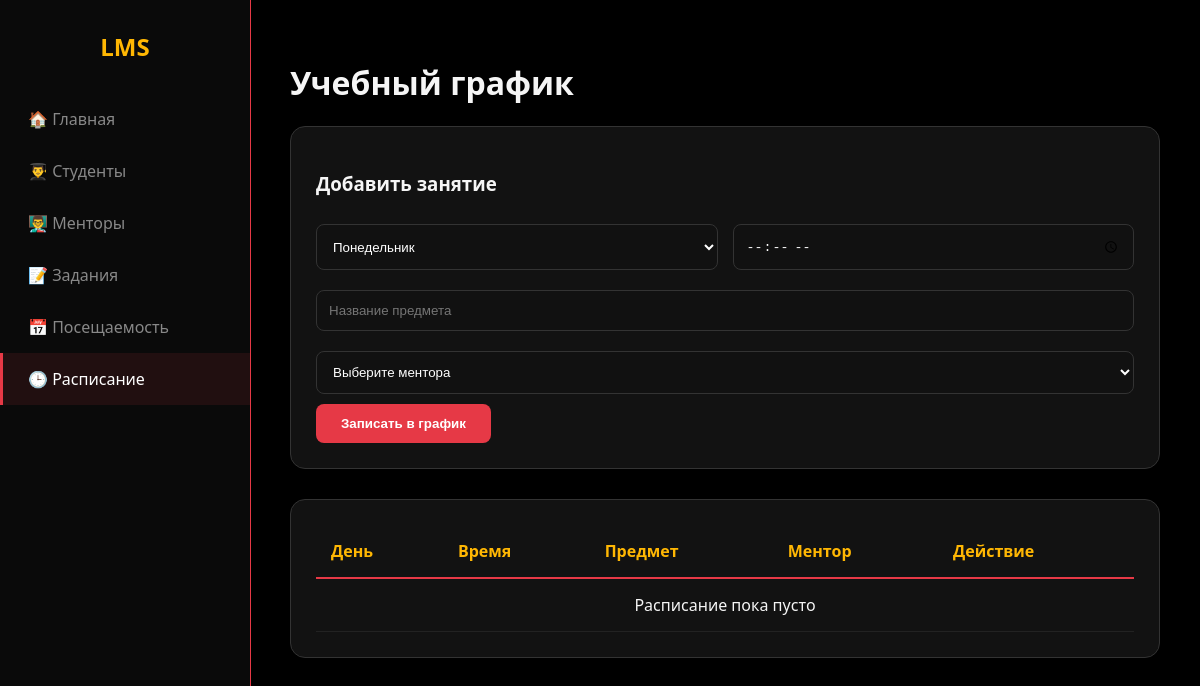
Page /lms/schedule/ on the earlier database version.
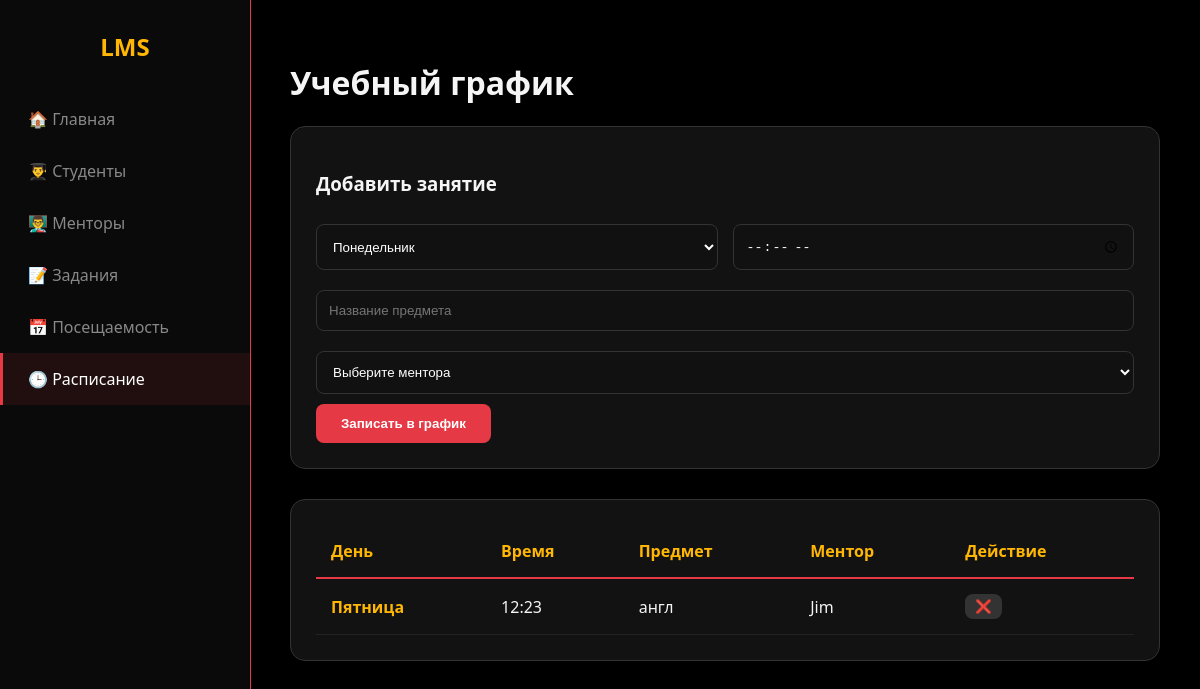
Same page on the later database version.
### lms/models.py (models this page shows, shortened)
class Schedule(models.Model):
    DAYS = [
        ('ПН', 'Понедельник'), ('ВТ', 'Вторник'), ('СР', 'Среда'),
        ('ЧТ', 'Четверг'), ('ПТ', 'Пятница'), ('СБ', 'Суббота'),
    ]
    day = models.CharField(max_length=2, choices=DAYS)
    time = models.TimeField()
    subject = models.TextField(max_length=50)
    mentor = models.ForeignKey(Mentor, on_delete=models.CASCADE)

class Mentor(models.Model):
    first_name = models.TextField(max_length=20)
    last_name = models.TextField(max_length=20)
    phone_number = models.IntegerField()
    avatar = models.ImageField(upload_to='media/')
    is_mentor = models.BooleanField(default=True)

### lms/views.py (the view, shortened to what this page needs)
# urls.py: path('schedule/', views.schedule_view, name='schedule'),
def schedule_view(request):
    if request.method == 'POST' and 'delete_id' in request.POST:
        pk = request.POST.get('delete_id')
        item = get_object_or_404(Schedule, pk=pk)
        item.delete()
        return redirect('schedule')
    context = {
        'schedules': Schedule.objects.all().order_by('time'),
        'mentors': Mentor.objects.all(),
    }
    return render(request, 'schedule.html', context)

### lms/templates/schedule.html (shortened to what this page needs)
<!DOCTYPE html>
<html lang="ru">
<head>
</head>
<body>
    <div class="area"><ul class="circles"><li></li><li></li><li></li></ul></div>
    <div class="sidebar">
        <h2>LMS</h2>
        <a href="{% url 'home' %}">🏠 Главная</a>
        <a href="{% url 'student' %}">👨‍🎓 Студенты</a>
        <a href="{% url 'mentor' %}">👨‍🏫 Менторы</a>
        <a href="{% url 'task' %}">📝 Задания</a>
        <a href="{% url 'visit' %}">📅 Посещаемость</a>
        <a href="{% url 'schedule' %}" class="active">🕒 Расписание</a>
    </div>
    <div class="main-content">
        <h1>Учебный график</h1>
        <div class="card">
            <h3>Добавить занятие</h3>
            <form method="POST">
                <div style="display: grid; grid-template-columns: 1fr 1fr; gap: 15px;">
                    <select name="day" required>
                        <option value="ПН">Понедельник</option>
                    </select>
                    <input type="time" name="time" required>
                </div>
                <input type="text" name="subject" placeholder="Название предмета" required>
                <select name="mentor" required>
                    <option value="" disabled selected>Выберите ментора</option>
                </select>
                <button type="submit" name="add_schedule" class="btn">Записать в график</button>
            </form>
        </div>
        <div class="card">
            <table>
                <thead>
                    <tr>
                        <th>День</th>
                        <th>Время</th>
                        <th>Предмет</th>
                        <th>Ментор</th>
                        <th>Действие</th>
                    </tr>
                </thead>
                <tbody>
                    {% for s in schedules %}
                    <tr>
                        <td style="color: var(--yellow); font-weight: bold;">{{ s.get_day_display }}</td>
                        <td>{{ s.time|time:"H:i" }}</td>
                        <td>{{ s.subject }}</td>
                        <td>{{ s.mentor.first_name }}</td>
                        <td>
                            <form method="POST" style="display:inline;">
                                <button type="submit" class="btn" style="padding: 5px 10px; background: #333;">❌</button>
                            </form>
                        </td>
                    </tr>
                    {% empty %}
                    <tr><td colspan="5" style="text-align: center;">Расписание пока пусто</td></tr>
                    {% endfor %}
                </tbody>
            </table>
        </div>
    </div>
</body>
</html>

Differences in the rows shown:
added Schedule: day "Пятница", time "12:23", subject "англ", mentor.first_name "Jim"
Other differences:
text no longer shown: "Расписание пока пусто"
